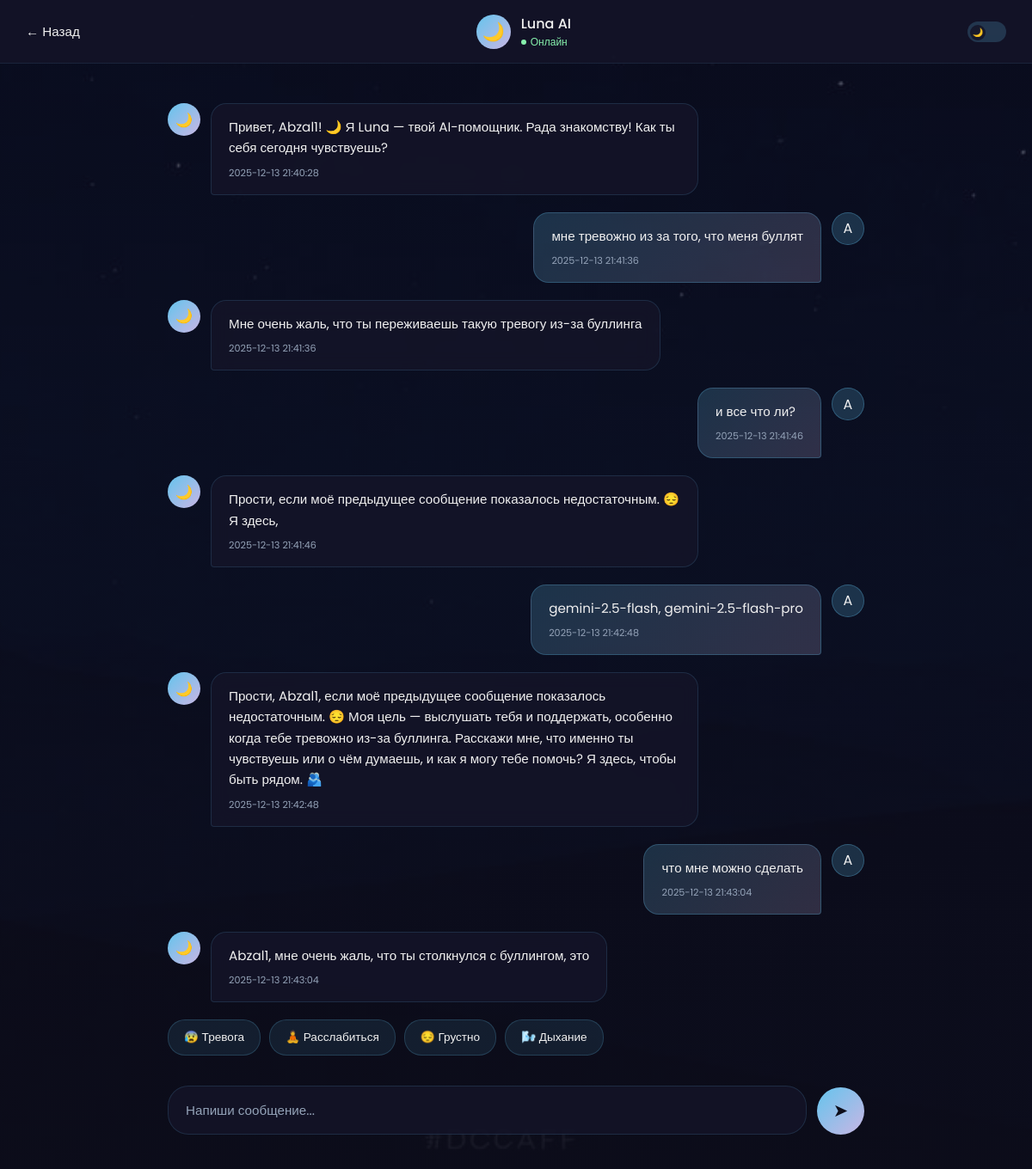
Before: /chat (signed in) with the older database file.
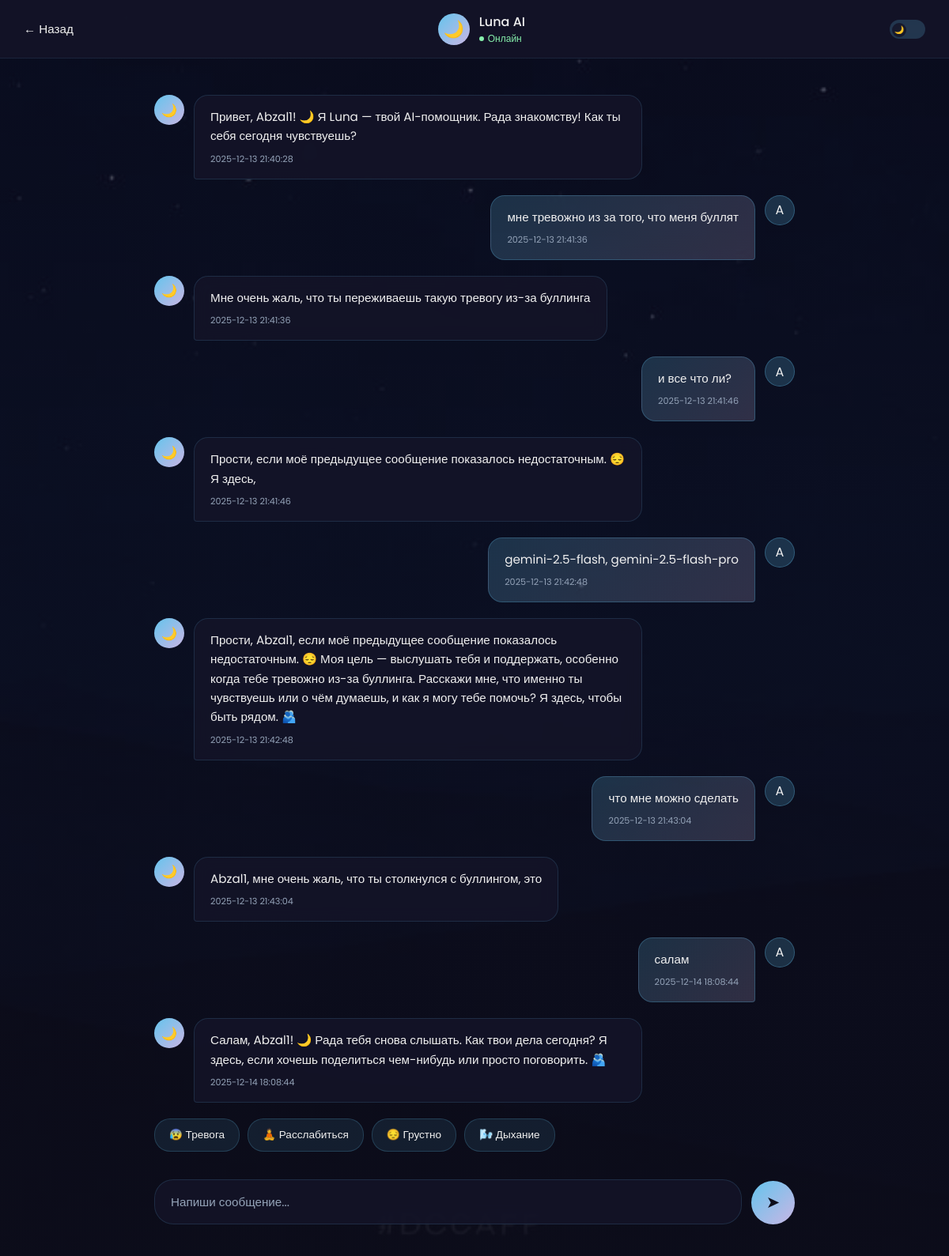
After: the same page with the newer database file.
### tables this page shows
CREATE TABLE chat_messages (
            id INTEGER PRIMARY KEY AUTOINCREMENT,
            user_id INTEGER NOT NULL,
            role TEXT NOT NULL CHECK(role IN ('user', 'assistant')),
            content TEXT NOT NULL,
            created_at TIMESTAMP DEFAULT CURRENT_TIMESTAMP,
            FOREIGN KEY (user_id) REFERENCES users (id)
        );

CREATE TABLE users (
            id INTEGER PRIMARY KEY AUTOINCREMENT,
            username TEXT UNIQUE NOT NULL,
            password TEXT NOT NULL,
            email TEXT,
            avatar_color TEXT DEFAULT '#64C4ED',
            created_at TIMESTAMP DEFAULT CURRENT_TIMESTAMP
        );

### app.py (the view)
@app.route('/chat')
@login_required
def chat():
    user = get_user_by_id(session['user_id'])
    history = get_chat_history(session['user_id'])
    return render_template('chat.html', user=user, history=history)

### app.py (called while the page is built)
def login_required(f):
    @wraps(f)
    def decorated_function(*args, **kwargs):
        if 'user_id' not in session:
            return redirect(url_for('index'))
        return f(*args, **kwargs)
    return decorated_function

### database.py (called while the page is built)
def get_db():
    conn = sqlite3.connect(DATABASE)
    conn.row_factory = sqlite3.Row
    return conn

def get_user_by_id(user_id):
    conn = get_db()
    cursor = conn.cursor()
    cursor.execute('SELECT * FROM users WHERE id = ?', (user_id,))
    user = cursor.fetchone()
    conn.close()
    return dict(user) if user else None

def get_chat_history(user_id, limit=50):
    conn = get_db()
    cursor = conn.cursor()
    cursor.execute(
        'SELECT * FROM chat_messages WHERE user_id = ? ORDER BY created_at ASC LIMIT ?',
        (user_id, limit)
    )
    messages = cursor.fetchall()
    conn.close()
    return [dict(m) for m in messages]

### templates/chat.html (shortened to what this page needs)
<!DOCTYPE html>
<html lang="ru">
<head>
</head>
<body>
    <div class="bg-layer bg-dark-theme"></div>
    <div class="bg-overlay"></div>
    <header class="header">
        <a href="/dashboard" class="back-btn">← Назад</a>
        <div class="luna-header">
            <div class="luna-avatar-sm">🌙</div>
            <div class="luna-info">
                <h3>Luna AI</h3>
                <div class="luna-status">
                    <span class="status-dot"></span>
                    Онлайн
                </div>
            </div>
        </div>
        <label class="theme-switch">
            <span class="theme-slider"></span>
        </label>
    </header>
    <div class="chat-container">
        <div class="messages" id="messages">
            {% if history %}
                {% for msg in history %}
                <div class="message {{ msg.role }}">
                    <div class="message-avatar">
                        {% if msg.role == 'assistant' %}🌙{% else %}{{ user.username[0].upper() if user else 'U' }}{% endif %}
                    </div>
                    <div class="message-content">
                        {{ msg.content }}
                        <div class="message-time">{{ msg.created_at }}</div>
                    </div>
                </div>
                {% endfor %}
            {% else %}
                <div class="empty-state" id="empty-state">
                    <div class="empty-avatar">🌙</div>
                    <h3>Привет! Я Luna</h3>
                    <p>Твой AI-помощник для ментального здоровья. О чём хочешь поговорить?</p>
                </div>
            {% endif %}
        </div>
        <div class="quick-actions">
            <button class="quick-btn" onclick="sendQuick('Мне тревожно')">😰 Тревога</button>
            <button class="quick-btn" onclick="sendQuick('Хочу расслабиться')">🧘 Расслабиться</button>
            <button class="quick-btn" onclick="sendQuick('Плохое настроение')">😔 Грустно</button>
            <button class="quick-btn" onclick="sendQuick('Расскажи технику дыхания')">🌬️ Дыхание</button>
        </div>
        <div class="input-area">
            <textarea class="message-input" id="message-input" placeholder="Напиши сообщение..." rows="1"></textarea>
            <button class="send-btn" id="send-btn" onclick="sendMessage()">➤</button>
        </div>
    </div>
</body>
</html>

Changed rows visible on the page:
added chat_messages: {{ user.username[0].upper() if user else 'U' }} "A", content "салам", created_at "2025-12-14 18:08:44"
added chat_messages: content "Салам, Abzal1! 🌙 Рада тебя снова слышать. Как твои дела сегодня? Я здесь, если хочешь поделиться чем-нибудь или просто поговорить. 🫂", created_at "2025-12-14 18:08:44"
